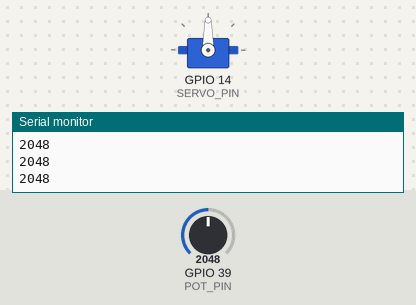
This sketch was run on a simulated ESP32. On the bench: servo, the last lines printed to the serial monitor. The inputs (shaded band) are chosen by the test bench; at power-on: GPIO 39 (POT_PIN) = 2048.

Above: at 1.2 s.
1.3 s: GPIO 39 (POT_PIN) set to 2866
At 1.8 s:
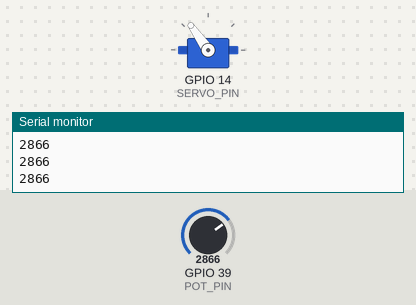
2.8 s: GPIO 39 (POT_PIN) set to 3603
At 4.0 s:
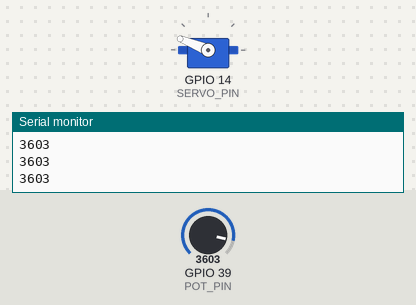
4.3 s: GPIO 39 (POT_PIN) set to 4095
At 5.4 s:
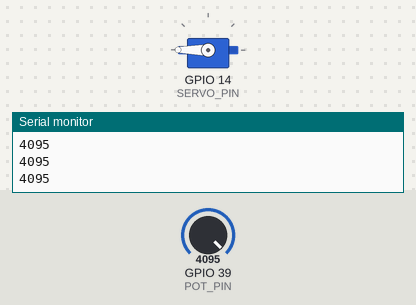
5.8 s: GPIO 39 (POT_PIN) set to 1228
At 6.5 s:
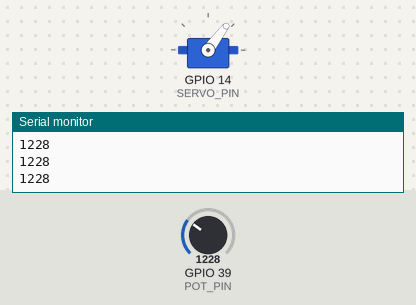
7.3 s: GPIO 39 (POT_PIN) set to 491
At 7.6 s:
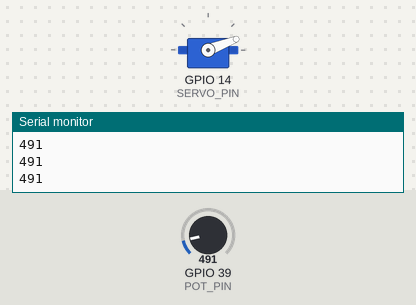
8.8 s: GPIO 39 (POT_PIN) set to 0
At 10.0 s:
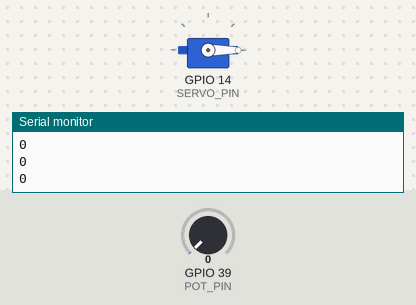
Timing chart, 0 to 11.3 s (numbered marks = the images above; inputs shaded):
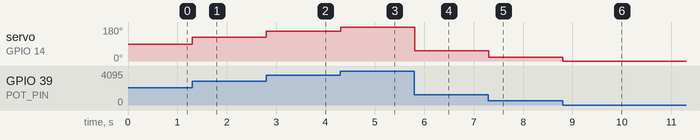

The sketch:

exercise_potentiometer_and_servo_code.ino
```cpp
#include <ESP32Servo.h>

#define SERVO_PIN 14
#define POT_PIN 39

Servo myServo;

void setup() {
  Serial.begin(115200);
  myServo.attach(SERVO_PIN);
  myServo.write(0);
}

void loop() {
  int value = analogRead(POT_PIN);
  int degree = map(value, 0, 4095, 0, 180);

  Serial.println(value);
  myServo.write(degree);

  delay(5);
}
```

Measured:
- after the input at 1.3 s, servo on GPIO 14 (SERVO_PIN): 90° → 125° at once
- after the input at 2.8 s, servo on GPIO 14 (SERVO_PIN): 125° → 158° at once
- after the input at 4.3 s, servo on GPIO 14 (SERVO_PIN): 158° → 180° at once
- after the input at 5.8 s, servo on GPIO 14 (SERVO_PIN): 180° → 53° at once
- after the input at 7.3 s, servo on GPIO 14 (SERVO_PIN): 53° → 21° at once
- after the input at 8.8 s, servo on GPIO 14 (SERVO_PIN): 21° → 0° at once
